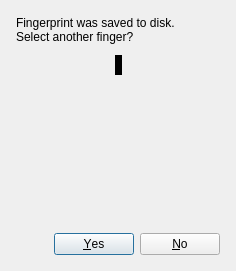
<?xml version="1.0" encoding="UTF-8"?>
<ui version="4.0">
 <class>SavedDialog</class>
 <widget class="QDialog" name="SavedDialog">
  <property name="windowModality">
   <enum>Qt::ApplicationModal</enum>
  </property>
  <property name="geometry">
   <rect>
    <x>0</x>
    <y>0</y>
    <width>236</width>
    <height>271</height>
   </rect>
  </property>
  <property name="windowTitle">
   <string>Fingerprint saved</string>
  </property>
  <property name="windowIcon">
   <iconset resource="widget-res.qrc">
    <normaloff>:/new/prefix1/res/fingerprint-gui.png</normaloff>:/new/prefix1/res/fingerprint-gui.png</iconset>
  </property>
  <layout class="QVBoxLayout">
   <item>
    <layout class="QHBoxLayout">
     <item>
      <layout class="QVBoxLayout">
       <property name="spacing">
        <number>0</number>
       </property>
       <property name="margin">
        <number>5</number>
       </property>
       <item>
        <widget class="QLabel" name="modeLabel">
         <property name="text">
          <string>Fingerprint was saved to disk.</string>
         </property>
        </widget>
       </item>
       <item>
        <widget class="QLabel" name="label_2">
         <property name="text">
          <string>Select another finger?</string>
         </property>
        </widget>
       </item>
      </layout>
     </item>
     <item>
      <spacer>
       <property name="orientation">
        <enum>Qt::Horizontal</enum>
       </property>
       <property name="sizeHint" stdset="0">
        <size>
         <width>40</width>
         <height>20</height>
        </size>
       </property>
      </spacer>
     </item>
    </layout>
   </item>
   <item>
    <layout class="QHBoxLayout" name="horizontalLayout_3">
     <item>
      <spacer name="horizontalSpacer">
       <property name="orientation">
        <enum>Qt::Horizontal</enum>
       </property>
       <property name="sizeHint" stdset="0">
        <size>
         <width>40</width>
         <height>20</height>
        </size>
       </property>
      </spacer>
     </item>
     <item>
      <widget class="QLabel" name="fp_img">
       <property name="sizePolicy">
        <sizepolicy hsizetype="Fixed" vsizetype="Fixed">
         <horstretch>0</horstretch>
         <verstretch>0</verstretch>
        </sizepolicy>
       </property>
       <property name="minimumSize">
        <size>
         <width>0</width>
         <height>0</height>
        </size>
       </property>
       <property name="maximumSize">
        <size>
         <width>104</width>
         <height>150</height>
        </size>
       </property>
       <property name="styleSheet">
        <string notr="true">background-color:rgb(0,0,0);</string>
       </property>
       <property name="alignment">
        <set>Qt::AlignCenter</set>
       </property>
      </widget>
     </item>
     <item>
      <spacer name="horizontalSpacer_2">
       <property name="orientation">
        <enum>Qt::Horizontal</enum>
       </property>
       <property name="sizeHint" stdset="0">
        <size>
         <width>40</width>
         <height>20</height>
        </size>
       </property>
      </spacer>
     </item>
    </layout>
   </item>
   <item>
    <spacer name="verticalSpacer">
     <property name="orientation">
      <enum>Qt::Vertical</enum>
     </property>
     <property name="sizeHint" stdset="0">
      <size>
       <width>1</width>
       <height>1</height>
      </size>
     </property>
    </spacer>
   </item>
   <item>
    <layout class="QHBoxLayout">
     <property name="margin">
      <number>5</number>
     </property>
     <item>
      <spacer>
       <property name="orientation">
        <enum>Qt::Horizontal</enum>
       </property>
       <property name="sizeHint" stdset="0">
        <size>
         <width>40</width>
         <height>20</height>
        </size>
       </property>
      </spacer>
     </item>
     <item>
      <widget class="QPushButton" name="yesButton">
       <property name="text">
        <string>&amp;Yes</string>
       </property>
      </widget>
     </item>
     <item>
      <widget class="QPushButton" name="noButton">
       <property name="text">
        <string>&amp;No</string>
       </property>
      </widget>
     </item>
    </layout>
   </item>
  </layout>
 </widget>
 <resources>
  <include location="widget-res.qrc"/>
 </resources>
 <connections/>
</ui>
